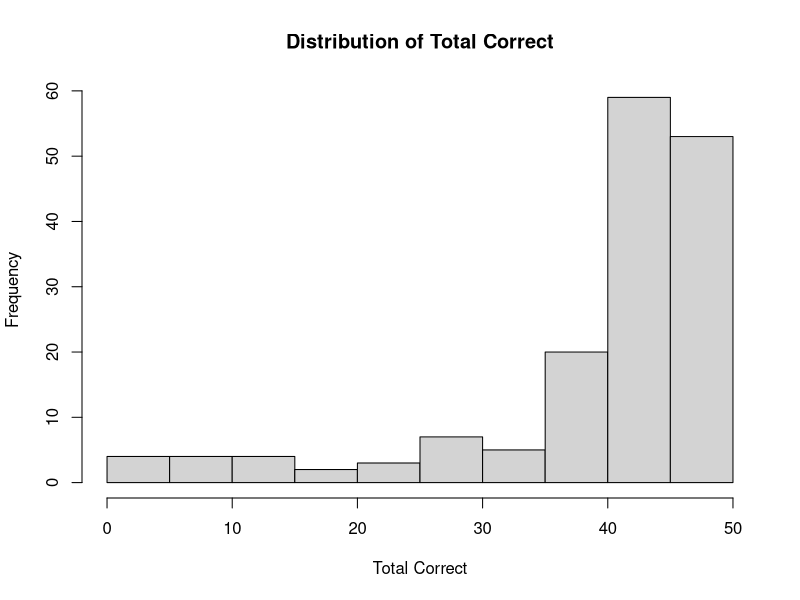
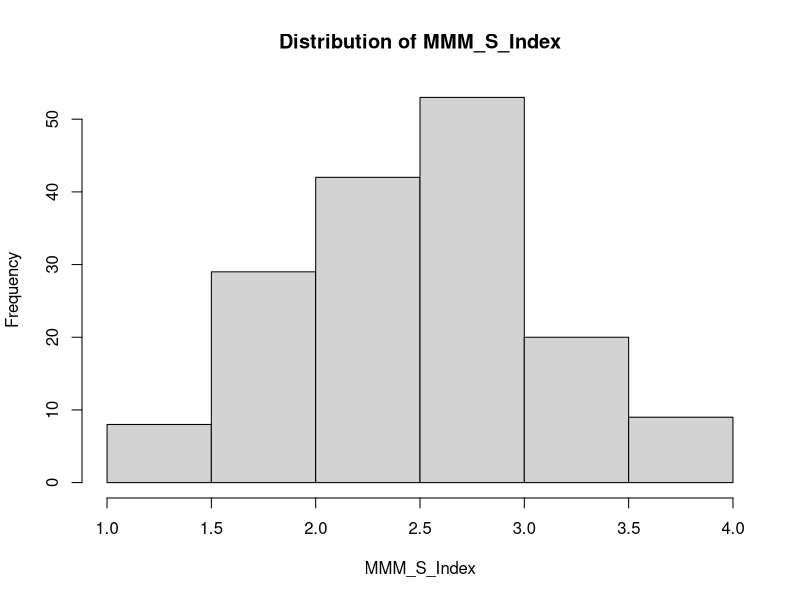
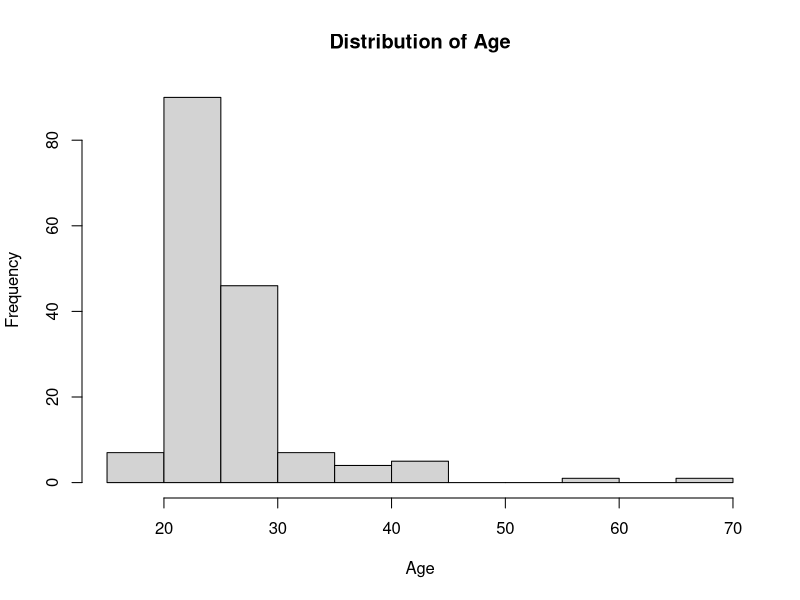
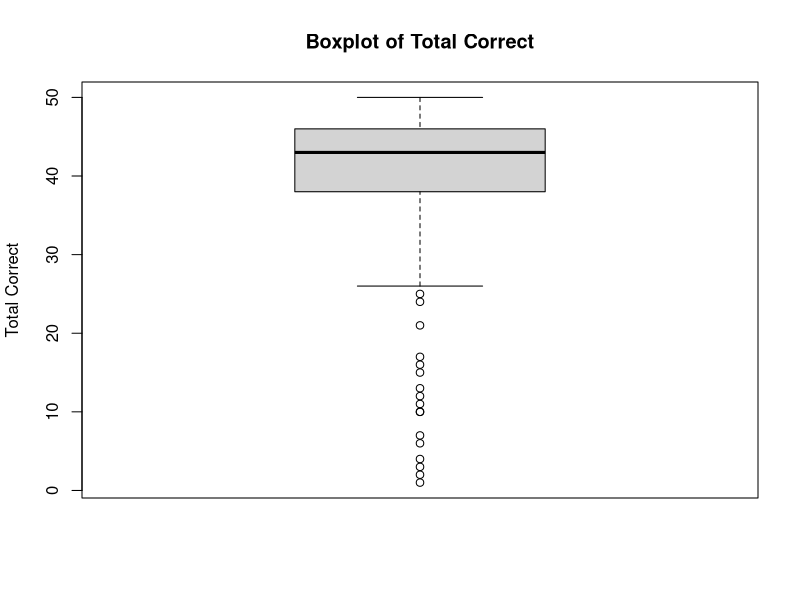
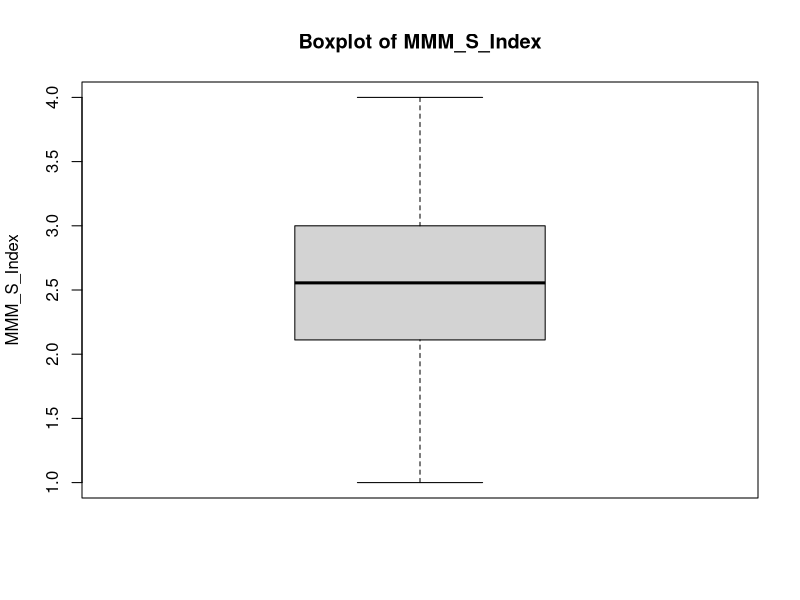
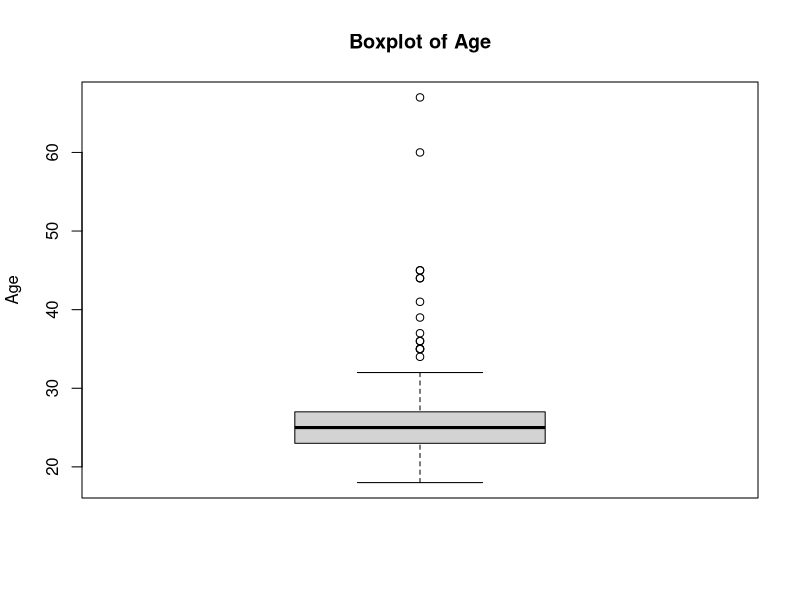
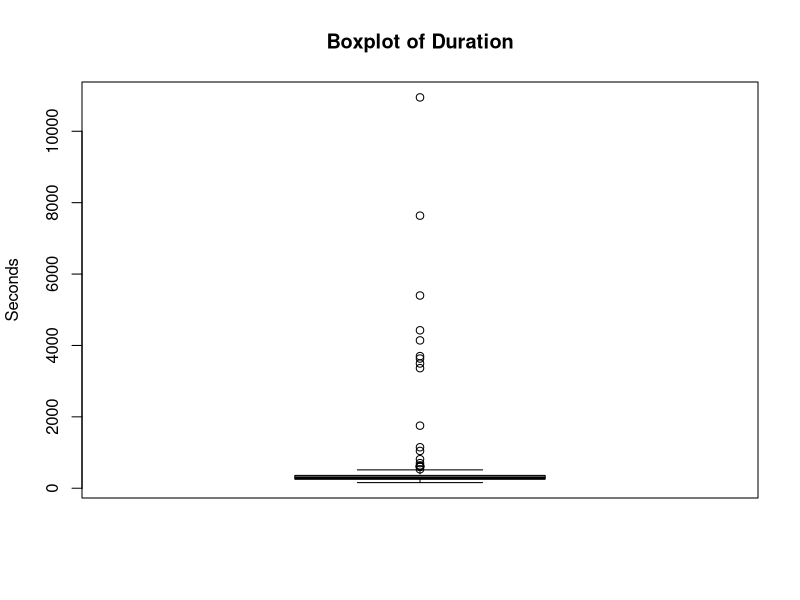
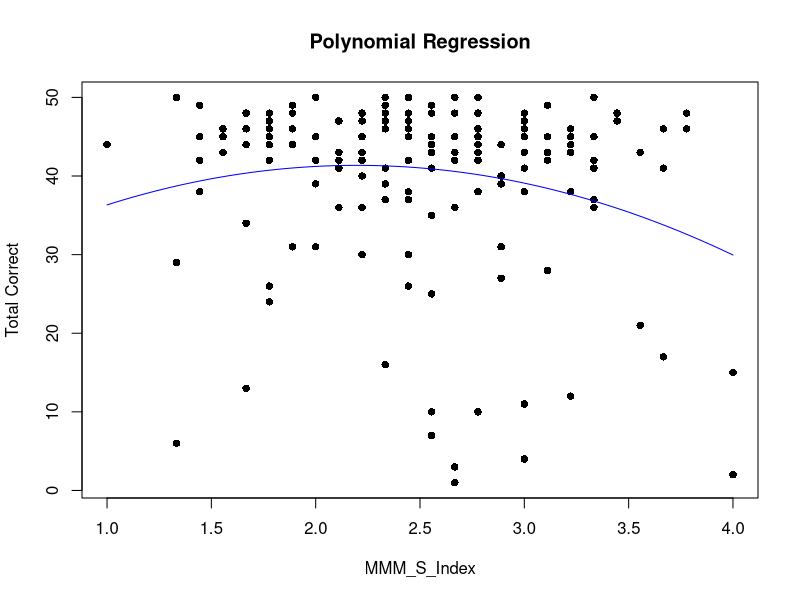

The R source for these figures, in order:
# rm(list = ls())

# Merge the data frames based on jatosStudyResultId
# merged_data <- merge(survey_result, exp_result, by = "jatosStudyResultId")

# Set path
 path <- "/Users/maalt/OneDrive - Universität Wien/Dokumente/Uni/Psychologie/8. Semester/Bachelorarbeit/Experimente/Results/Stichtag_09_07"
 setwd(path)
merged_data <- read.csv("merged_data_0907.csv")

# Display the merged data frame
print(merged_data)




# Speichern als CSV-Datei im angegebenen Verzeichnis

# write.csv(merged_data, file = paste0(path, "/merged_data_0907.csv"), row.names = FALSE)





#### DESKRIPTIVE STATISTIK

summary(merged_data)

# Korrelation berechnen
cor_total_correct_mmm <- cor(merged_data$total_correct, merged_data$MMM_S_Index)
print(cor_total_correct_mmm)



# Histogramme
hist(merged_data$total_correct, main = "Distribution of Total Correct", xlab = "Total Correct")
hist(merged_data$MMM_S_Index, main = "Distribution of MMM_S_Index", xlab = "MMM_S_Index")
hist(merged_data$Age, main = "Distribution of Age", xlab = "Age")





# Boxplots
boxplot(merged_data$total_correct, main = "Boxplot of Total Correct", ylab = "Total Correct")
boxplot(merged_data$MMM_S_Index, main = "Boxplot of MMM_S_Index", ylab = "MMM_S_Index")
boxplot(merged_data$Age, main = "Boxplot of Age", ylab = "Age")

## Boxplot Duration

# Funktion, um HH:MM:SS in Sekunden umzuwandeln
convert_to_seconds <- function(time_str) {
  parts <- strsplit(time_str, ":")[[1]]
  as.numeric(parts[1]) * 3600 + as.numeric(parts[2]) * 60 + as.numeric(parts[3])
}

# Anwendung der Funktion auf die duration-Spalte
duration_seconds <- sapply(merged_data$Duration, convert_to_seconds)

# Boxplot Duration erstellen
boxplot(duration_seconds, main="Boxplot of Duration", ylab="Seconds")

# Füge seconds zur merged_data hinzu
merged_data$duration_seconds <- duration_seconds




#### ANALYSE


# Polynomialregression
model_poly <- lm(total_correct ~ poly(MMM_S_Index, 2), data = merged_data)
summary(model_poly)

# Plotten der Regression
plot(merged_data$MMM_S_Index, merged_data$total_correct, pch = 16, xlab = "MMM_S_Index", ylab = "Total Correct", main = "Polynomial Regression")
curve(predict(model_poly, newdata = data.frame(MMM_S_Index = x)), add = TRUE, col = "blue")

library(ggplot2)

# Scatterplot der Daten
ggplot(merged_data, aes(x = MMM_S_Index, y = total_correct)) +
  geom_point() +
  stat_smooth(method = "lm", formula = y ~ poly(x, 2), se = FALSE, color = "blue") +
  ggtitle("Polynomiale Regression: Inverse U-Korrelation") +
  xlab("Media Multitasking Index (MMM-S)") +
  ylab("Kognitive Kontrolle")





#### Nach Initial Summary



# Erweiterte Regression
model_extended <- lm(total_correct ~ poly(MMM_S_Index, 2) + Age + Gender + duration_seconds, data = merged_data)
summary(model_extended)



















# Residuenplots
par(mfrow = c(2, 2))
plot(model_poly)

# QQ-Plot der Residuen
qqnorm(residuals(model_poly))
qqline(residuals(model_poly))

# Einfaches lineares Modell
model_simple <- lm(lm(total_correct ~ MMM_S_Index, data = merged_data))
summary(model_simple)

# Vergleich der Modelle
anova(model_simple, model_poly)


# Breusch-Pagan-Test für Homoskedastizität

library(lmtest)
bptest(model_poly)

# Shapiro-Wilk-Test für Normalverteilung der Residuen
shapiro.test(residuals(model_poly))


# Einflussdiagnostik (car package)
library(car)
influencePlot(model_poly)









#### STICHPROBEN BERECHNUNG FÜR POLYNOMIYLE REGRESSION


# Paket laden
library(pwr)


# Berechnung der Stichprobengröße
pwr.f2.test(u = 2, # Anzahl der Prädiktoren (z.B. lineare und quadratische Terme)
                      f2 = 0.15, 
                      sig.level = 0.05, 
                      power = 0.80)
